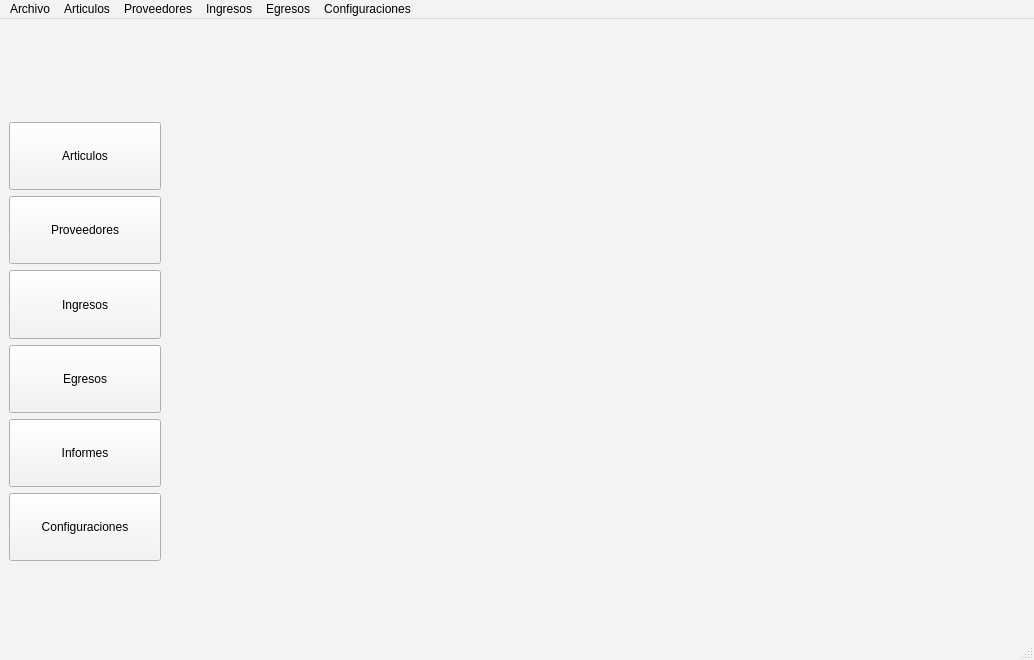
<?xml version="1.0" encoding="UTF-8"?>
<ui version="4.0">
 <class>MainWindow</class>
 <widget class="QMainWindow" name="MainWindow">
  <property name="geometry">
   <rect>
    <x>0</x>
    <y>0</y>
    <width>1034</width>
    <height>660</height>
   </rect>
  </property>
  <property name="palette">
   <palette>
    <active>
     <colorrole role="WindowText">
      <brush brushstyle="SolidPattern">
       <color alpha="255">
        <red>0</red>
        <green>0</green>
        <blue>0</blue>
       </color>
      </brush>
     </colorrole>
     <colorrole role="Button">
      <brush brushstyle="SolidPattern">
       <color alpha="255">
        <red>242</red>
        <green>243</green>
        <blue>244</blue>
       </color>
      </brush>
     </colorrole>
     <colorrole role="Light">
      <brush brushstyle="SolidPattern">
       <color alpha="255">
        <red>255</red>
        <green>255</green>
        <blue>255</blue>
       </color>
      </brush>
     </colorrole>
     <colorrole role="Midlight">
      <brush brushstyle="SolidPattern">
       <color alpha="255">
        <red>248</red>
        <green>249</green>
        <blue>249</blue>
       </color>
      </brush>
     </colorrole>
     <colorrole role="Dark">
      <brush brushstyle="SolidPattern">
       <color alpha="255">
        <red>121</red>
        <green>121</green>
        <blue>122</blue>
       </color>
      </brush>
     </colorrole>
     <colorrole role="Mid">
      <brush brushstyle="SolidPattern">
       <color alpha="255">
        <red>161</red>
        <green>162</green>
        <blue>163</blue>
       </color>
      </brush>
     </colorrole>
     <colorrole role="Text">
      <brush brushstyle="SolidPattern">
       <color alpha="255">
        <red>0</red>
        <green>0</green>
        <blue>0</blue>
       </color>
      </brush>
     </colorrole>
     <colorrole role="BrightText">
      <brush brushstyle="SolidPattern">
       <color alpha="255">
        <red>255</red>
        <green>255</green>
        <blue>255</blue>
       </color>
      </brush>
     </colorrole>
     <colorrole role="ButtonText">
      <brush brushstyle="SolidPattern">
       <color alpha="255">
        <red>0</red>
        <green>0</green>
        <blue>0</blue>
       </color>
      </brush>
     </colorrole>
     <colorrole role="Base">
      <brush brushstyle="SolidPattern">
       <color alpha="255">
        <red>255</red>
        <green>255</green>
        <blue>255</blue>
       </color>
      </brush>
     </colorrole>
     <colorrole role="Window">
      <brush brushstyle="SolidPattern">
       <color alpha="255">
        <red>242</red>
        <green>243</green>
        <blue>244</blue>
       </color>
      </brush>
     </colorrole>
     <colorrole role="Shadow">
      <brush brushstyle="SolidPattern">
       <color alpha="255">
        <red>0</red>
        <green>0</green>
        <blue>0</blue>
       </color>
      </brush>
     </colorrole>
     <colorrole role="AlternateBase">
      <brush brushstyle="SolidPattern">
       <color alpha="255">
        <red>248</red>
        <green>249</green>
        <blue>249</blue>
       </color>
      </brush>
     </colorrole>
     <colorrole role="ToolTipBase">
      <brush brushstyle="SolidPattern">
       <color alpha="255">
        <red>255</red>
        <green>255</green>
        <blue>220</blue>
       </color>
      </brush>
     </colorrole>
     <colorrole role="ToolTipText">
      <brush brushstyle="SolidPattern">
       <color alpha="255">
        <red>0</red>
        <green>0</green>
        <blue>0</blue>
       </color>
      </brush>
     </colorrole>
    </active>
    <inactive>
     <colorrole role="WindowText">
      <brush brushstyle="SolidPattern">
       <color alpha="255">
        <red>0</red>
        <green>0</green>
        <blue>0</blue>
       </color>
      </brush>
     </colorrole>
     <colorrole role="Button">
      <brush brushstyle="SolidPattern">
       <color alpha="255">
        <red>242</red>
        <green>243</green>
        <blue>244</blue>
       </color>
      </brush>
     </colorrole>
     <colorrole role="Light">
      <brush brushstyle="SolidPattern">
       <color alpha="255">
        <red>255</red>
        <green>255</green>
        <blue>255</blue>
       </color>
      </brush>
     </colorrole>
     <colorrole role="Midlight">
      <brush brushstyle="SolidPattern">
       <color alpha="255">
        <red>248</red>
        <green>249</green>
        <blue>249</blue>
       </color>
      </brush>
     </colorrole>
     <colorrole role="Dark">
      <brush brushstyle="SolidPattern">
       <color alpha="255">
        <red>121</red>
        <green>121</green>
        <blue>122</blue>
       </color>
      </brush>
     </colorrole>
     <colorrole role="Mid">
      <brush brushstyle="SolidPattern">
       <color alpha="255">
        <red>161</red>
        <green>162</green>
        <blue>163</blue>
       </color>
      </brush>
     </colorrole>
     <colorrole role="Text">
      <brush brushstyle="SolidPattern">
       <color alpha="255">
        <red>0</red>
        <green>0</green>
        <blue>0</blue>
       </color>
      </brush>
     </colorrole>
     <colorrole role="BrightText">
      <brush brushstyle="SolidPattern">
       <color alpha="255">
        <red>255</red>
        <green>255</green>
        <blue>255</blue>
       </color>
      </brush>
     </colorrole>
     <colorrole role="ButtonText">
      <brush brushstyle="SolidPattern">
       <color alpha="255">
        <red>0</red>
        <green>0</green>
        <blue>0</blue>
       </color>
      </brush>
     </colorrole>
     <colorrole role="Base">
      <brush brushstyle="SolidPattern">
       <color alpha="255">
        <red>255</red>
        <green>255</green>
        <blue>255</blue>
       </color>
      </brush>
     </colorrole>
     <colorrole role="Window">
      <brush brushstyle="SolidPattern">
       <color alpha="255">
        <red>242</red>
        <green>243</green>
        <blue>244</blue>
       </color>
      </brush>
     </colorrole>
     <colorrole role="Shadow">
      <brush brushstyle="SolidPattern">
       <color alpha="255">
        <red>0</red>
        <green>0</green>
        <blue>0</blue>
       </color>
      </brush>
     </colorrole>
     <colorrole role="AlternateBase">
      <brush brushstyle="SolidPattern">
       <color alpha="255">
        <red>248</red>
        <green>249</green>
        <blue>249</blue>
       </color>
      </brush>
     </colorrole>
     <colorrole role="ToolTipBase">
      <brush brushstyle="SolidPattern">
       <color alpha="255">
        <red>255</red>
        <green>255</green>
        <blue>220</blue>
       </color>
      </brush>
     </colorrole>
     <colorrole role="ToolTipText">
      <brush brushstyle="SolidPattern">
       <color alpha="255">
        <red>0</red>
        <green>0</green>
        <blue>0</blue>
       </color>
      </brush>
     </colorrole>
    </inactive>
    <disabled>
     <colorrole role="WindowText">
      <brush brushstyle="SolidPattern">
       <color alpha="255">
        <red>121</red>
        <green>121</green>
        <blue>122</blue>
       </color>
      </brush>
     </colorrole>
     <colorrole role="Button">
      <brush brushstyle="SolidPattern">
       <color alpha="255">
        <red>242</red>
        <green>243</green>
        <blue>244</blue>
       </color>
      </brush>
     </colorrole>
     <colorrole role="Light">
      <brush brushstyle="SolidPattern">
       <color alpha="255">
        <red>255</red>
        <green>255</green>
        <blue>255</blue>
       </color>
      </brush>
     </colorrole>
     <colorrole role="Midlight">
      <brush brushstyle="SolidPattern">
       <color alpha="255">
        <red>248</red>
        <green>249</green>
        <blue>249</blue>
       </color>
      </brush>
     </colorrole>
     <colorrole role="Dark">
      <brush brushstyle="SolidPattern">
       <color alpha="255">
        <red>121</red>
        <green>121</green>
        <blue>122</blue>
       </color>
      </brush>
     </colorrole>
     <colorrole role="Mid">
      <brush brushstyle="SolidPattern">
       <color alpha="255">
        <red>161</red>
        <green>162</green>
        <blue>163</blue>
       </color>
      </brush>
     </colorrole>
     <colorrole role="Text">
      <brush brushstyle="SolidPattern">
       <color alpha="255">
        <red>121</red>
        <green>121</green>
        <blue>122</blue>
       </color>
      </brush>
     </colorrole>
     <colorrole role="BrightText">
      <brush brushstyle="SolidPattern">
       <color alpha="255">
        <red>255</red>
        <green>255</green>
        <blue>255</blue>
       </color>
      </brush>
     </colorrole>
     <colorrole role="ButtonText">
      <brush brushstyle="SolidPattern">
       <color alpha="255">
        <red>121</red>
        <green>121</green>
        <blue>122</blue>
       </color>
      </brush>
     </colorrole>
     <colorrole role="Base">
      <brush brushstyle="SolidPattern">
       <color alpha="255">
        <red>242</red>
        <green>243</green>
        <blue>244</blue>
       </color>
      </brush>
     </colorrole>
     <colorrole role="Window">
      <brush brushstyle="SolidPattern">
       <color alpha="255">
        <red>242</red>
        <green>243</green>
        <blue>244</blue>
       </color>
      </brush>
     </colorrole>
     <colorrole role="Shadow">
      <brush brushstyle="SolidPattern">
       <color alpha="255">
        <red>0</red>
        <green>0</green>
        <blue>0</blue>
       </color>
      </brush>
     </colorrole>
     <colorrole role="AlternateBase">
      <brush brushstyle="SolidPattern">
       <color alpha="255">
        <red>242</red>
        <green>243</green>
        <blue>244</blue>
       </color>
      </brush>
     </colorrole>
     <colorrole role="ToolTipBase">
      <brush brushstyle="SolidPattern">
       <color alpha="255">
        <red>255</red>
        <green>255</green>
        <blue>220</blue>
       </color>
      </brush>
     </colorrole>
     <colorrole role="ToolTipText">
      <brush brushstyle="SolidPattern">
       <color alpha="255">
        <red>0</red>
        <green>0</green>
        <blue>0</blue>
       </color>
      </brush>
     </colorrole>
    </disabled>
   </palette>
  </property>
  <property name="windowTitle">
   <string>MainWindow</string>
  </property>
  <widget class="QWidget" name="centralwidget">
   <layout class="QGridLayout" name="gridLayout">
    <item row="0" column="0">
     <layout class="QGridLayout" name="gridLayout_2" columnstretch="15,85">
      <item row="4" column="0">
       <widget class="QPushButton" name="pushButton_4">
        <property name="sizePolicy">
         <sizepolicy hsizetype="Expanding" vsizetype="Expanding">
          <horstretch>0</horstretch>
          <verstretch>0</verstretch>
         </sizepolicy>
        </property>
        <property name="text">
         <string>Ingresos</string>
        </property>
       </widget>
      </item>
      <item row="0" column="0">
       <widget class="QLabel" name="label">
        <property name="sizePolicy">
         <sizepolicy hsizetype="Expanding" vsizetype="Expanding">
          <horstretch>0</horstretch>
          <verstretch>0</verstretch>
         </sizepolicy>
        </property>
        <property name="text">
         <string/>
        </property>
        <property name="pixmap">
         <pixmap>ico/corupel.jpg</pixmap>
        </property>
        <property name="scaledContents">
         <bool>true</bool>
        </property>
       </widget>
      </item>
      <item row="7" column="0">
       <widget class="QPushButton" name="pushButton">
        <property name="sizePolicy">
         <sizepolicy hsizetype="Expanding" vsizetype="Expanding">
          <horstretch>0</horstretch>
          <verstretch>0</verstretch>
         </sizepolicy>
        </property>
        <property name="styleSheet">
         <string notr="true"/>
        </property>
        <property name="text">
         <string>Configuraciones</string>
        </property>
       </widget>
      </item>
      <item row="0" column="1" rowspan="8">
       <widget class="QStackedWidget" name="stackedWidget">
        <property name="styleSheet">
         <string notr="true"/>
        </property>
        <property name="currentIndex">
         <number>1</number>
        </property>
        <widget class="QWidget" name="page"/>
        <widget class="QWidget" name="page_2"/>
       </widget>
      </item>
      <item row="2" column="0">
       <widget class="QPushButton" name="pushButton_6">
        <property name="sizePolicy">
         <sizepolicy hsizetype="Expanding" vsizetype="Expanding">
          <horstretch>0</horstretch>
          <verstretch>0</verstretch>
         </sizepolicy>
        </property>
        <property name="text">
         <string>Articulos</string>
        </property>
       </widget>
      </item>
      <item row="5" column="0">
       <widget class="QPushButton" name="pushButton_2">
        <property name="sizePolicy">
         <sizepolicy hsizetype="Expanding" vsizetype="Expanding">
          <horstretch>0</horstretch>
          <verstretch>0</verstretch>
         </sizepolicy>
        </property>
        <property name="text">
         <string>Egresos</string>
        </property>
       </widget>
      </item>
      <item row="6" column="0">
       <widget class="QPushButton" name="pushButton_3">
        <property name="sizePolicy">
         <sizepolicy hsizetype="Expanding" vsizetype="Expanding">
          <horstretch>0</horstretch>
          <verstretch>0</verstretch>
         </sizepolicy>
        </property>
        <property name="text">
         <string>Informes</string>
        </property>
       </widget>
      </item>
      <item row="3" column="0">
       <widget class="QPushButton" name="pushButton_5">
        <property name="sizePolicy">
         <sizepolicy hsizetype="Expanding" vsizetype="Expanding">
          <horstretch>0</horstretch>
          <verstretch>0</verstretch>
         </sizepolicy>
        </property>
        <property name="text">
         <string>Proveedores</string>
        </property>
       </widget>
      </item>
      <item row="1" column="0">
       <spacer name="horizontalSpacer">
        <property name="orientation">
         <enum>Qt::Horizontal</enum>
        </property>
        <property name="sizeHint" stdset="0">
         <size>
          <width>40</width>
          <height>20</height>
         </size>
        </property>
       </spacer>
      </item>
      <item row="8" column="0">
       <spacer name="verticalSpacer">
        <property name="orientation">
         <enum>Qt::Vertical</enum>
        </property>
        <property name="sizeHint" stdset="0">
         <size>
          <width>20</width>
          <height>40</height>
         </size>
        </property>
       </spacer>
      </item>
     </layout>
    </item>
   </layout>
  </widget>
  <widget class="QMenuBar" name="menubar">
   <property name="geometry">
    <rect>
     <x>0</x>
     <y>0</y>
     <width>1034</width>
     <height>21</height>
    </rect>
   </property>
   <widget class="QMenu" name="menuArchivo">
    <property name="title">
     <string>Archivo</string>
    </property>
    <addaction name="actionABM_Operarios"/>
    <addaction name="actionResolucion"/>
    <addaction name="actionConfig_Impresoras"/>
   </widget>
   <widget class="QMenu" name="menuArticulos">
    <property name="title">
     <string>Articulos</string>
    </property>
    <addaction name="actionBuscar"/>
    <addaction name="actionListado_de_Articulos"/>
    <addaction name="actionIngreso_Nuevo"/>
   </widget>
   <widget class="QMenu" name="menuProveedores">
    <property name="title">
     <string>Proveedores</string>
    </property>
    <addaction name="actionBuscar_2"/>
    <addaction name="actionIngreso_Nuevo_2"/>
    <addaction name="actionIngreso_Nuevo_3"/>
   </widget>
   <widget class="QMenu" name="menuIngresos">
    <property name="title">
     <string>Ingresos</string>
    </property>
    <addaction name="actionIngreso_de_Articulos"/>
   </widget>
   <widget class="QMenu" name="menuEgresos">
    <property name="title">
     <string>Egresos</string>
    </property>
    <addaction name="actionEgreso_de_Articulos"/>
   </widget>
   <widget class="QMenu" name="menuConfiguraciones">
    <property name="title">
     <string>Configuraciones</string>
    </property>
    <addaction name="actionAtajos_del_Teclado"/>
   </widget>
   <addaction name="menuArchivo"/>
   <addaction name="menuArticulos"/>
   <addaction name="menuProveedores"/>
   <addaction name="menuIngresos"/>
   <addaction name="menuEgresos"/>
   <addaction name="menuConfiguraciones"/>
  </widget>
  <widget class="QStatusBar" name="statusbar"/>
  <action name="actionBuscar">
   <property name="text">
    <string>Buscar...</string>
   </property>
  </action>
  <action name="actionListado_de_Articulos">
   <property name="text">
    <string>Listado de Articulos</string>
   </property>
  </action>
  <action name="actionIngreso_Nuevo">
   <property name="text">
    <string>Ingreso Nuevo</string>
   </property>
  </action>
  <action name="actionBuscar_2">
   <property name="text">
    <string>Buscar...</string>
   </property>
  </action>
  <action name="actionIngreso_Nuevo_2">
   <property name="text">
    <string>Listado de Proveedores</string>
   </property>
  </action>
  <action name="actionIngreso_Nuevo_3">
   <property name="text">
    <string>Ingreso Nuevo</string>
   </property>
  </action>
  <action name="actionIngreso_de_Articulos">
   <property name="text">
    <string>Ingreso de Articulos</string>
   </property>
  </action>
  <action name="actionEgreso_de_Articulos">
   <property name="text">
    <string>Egreso de Articulos</string>
   </property>
  </action>
  <action name="actionAtajos_del_Teclado">
   <property name="text">
    <string>Atajos del Teclado</string>
   </property>
  </action>
  <action name="actionABM_Operarios">
   <property name="text">
    <string>ABM Operarios</string>
   </property>
  </action>
  <action name="actionResolucion">
   <property name="text">
    <string>Resolucion</string>
   </property>
  </action>
  <action name="actionConfig_Impresoras">
   <property name="text">
    <string>Config. Impresoras</string>
   </property>
  </action>
 </widget>
 <resources/>
 <connections/>
</ui>
